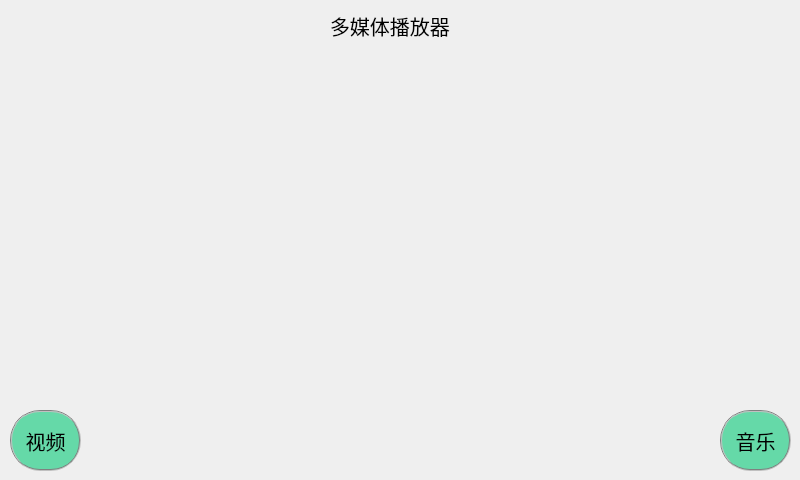
<?xml version="1.0" encoding="UTF-8"?>
<ui version="4.0">
 <class>MainWindow</class>
 <widget class="QMainWindow" name="MainWindow">
  <property name="geometry">
   <rect>
    <x>0</x>
    <y>0</y>
    <width>800</width>
    <height>480</height>
   </rect>
  </property>
  <property name="windowTitle">
   <string>MainWindow</string>
  </property>
  <property name="styleSheet">
   <string notr="true">QMainWindow{border-image: url(:/fm.jpg);}
</string>
  </property>
  <widget class="QWidget" name="centralwidget">
   <widget class="QLabel" name="label">
    <property name="geometry">
     <rect>
      <x>330</x>
      <y>0</y>
      <width>161</width>
      <height>51</height>
     </rect>
    </property>
    <property name="font">
     <font>
      <pointsize>15</pointsize>
     </font>
    </property>
    <property name="text">
     <string>多媒体播放器</string>
    </property>
   </widget>
   <widget class="QPushButton" name="pushButton">
    <property name="geometry">
     <rect>
      <x>10</x>
      <y>410</y>
      <width>71</width>
      <height>61</height>
     </rect>
    </property>
    <property name="font">
     <font>
      <pointsize>15</pointsize>
     </font>
    </property>
    <property name="styleSheet">
     <string notr="true">background-color: rgb(101, 217, 168);
border:2px groove gray;
border-radius:30px;
padding:2px 4px;
</string>
    </property>
    <property name="text">
     <string>视频</string>
    </property>
   </widget>
   <widget class="QPushButton" name="pushButton_2">
    <property name="geometry">
     <rect>
      <x>720</x>
      <y>410</y>
      <width>71</width>
      <height>61</height>
     </rect>
    </property>
    <property name="font">
     <font>
      <pointsize>15</pointsize>
     </font>
    </property>
    <property name="styleSheet">
     <string notr="true">background-color: rgb(101, 217, 168);
border:2px groove gray;
border-radius:30px;
padding:2px 4px;</string>
    </property>
    <property name="text">
     <string>音乐</string>
    </property>
   </widget>
  </widget>
 </widget>
 <resources/>
 <connections/>
</ui>
